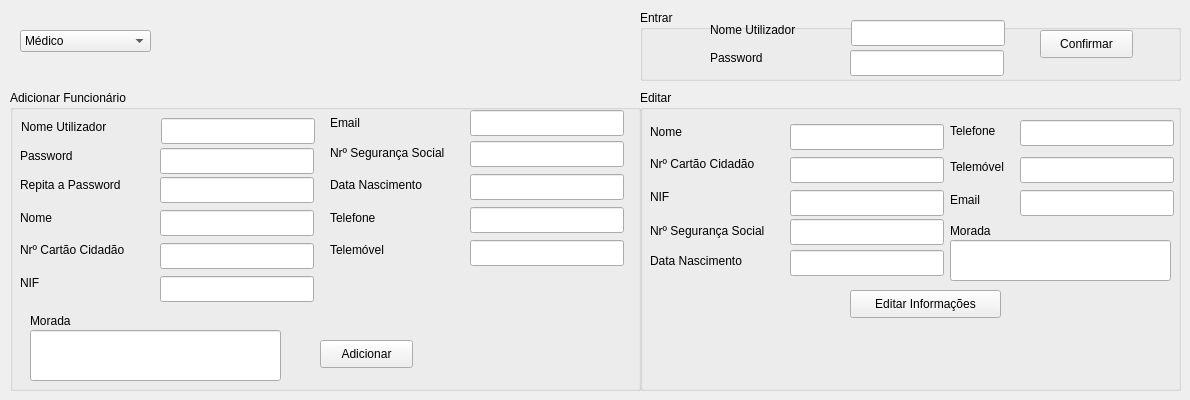
    <widget class="QWidget" name="tab_3">
     <attribute name="title">
      <string>Funcionários</string>
     </attribute>
     <widget class="QGroupBox" name="groupBox">
      <property name="geometry">
       <rect>
        <x>10</x>
        <y>90</y>
        <width>631</width>
        <height>301</height>
       </rect>
      </property>
      <property name="title">
       <string>Adicionar Funcionário</string>
      </property>
      <widget class="QLineEdit" name="lineEdit_5">
       <property name="geometry">
        <rect>
         <x>151</x>
         <y>28</y>
         <width>154</width>
         <height>26</height>
        </rect>
       </property>
      </widget>
      <widget class="QLineEdit" name="lineEdit_6">
       <property name="geometry">
        <rect>
         <x>150</x>
         <y>58</y>
         <width>154</width>
         <height>26</height>
        </rect>
       </property>
       <property name="text">
        <string/>
       </property>
       <property name="echoMode">
        <enum>QLineEdit::Password</enum>
       </property>
      </widget>
      <widget class="QLineEdit" name="lineEdit_10">
       <property name="geometry">
        <rect>
         <x>150</x>
         <y>120</y>
         <width>154</width>
         <height>26</height>
        </rect>
       </property>
       <property name="text">
        <string/>
       </property>
      </widget>
      <widget class="QLineEdit" name="lineEdit_11">
       <property name="geometry">
        <rect>
         <x>150</x>
         <y>153</y>
         <width>154</width>
         <height>26</height>
        </rect>
       </property>
      </widget>
      <widget class="QLineEdit" name="lineEdit_12">
       <property name="geometry">
        <rect>
         <x>150</x>
         <y>186</y>
         <width>154</width>
         <height>26</height>
        </rect>
       </property>
      </widget>
      <widget class="QLineEdit" name="lineEdit_13">
       <property name="geometry">
        <rect>
         <x>460</x>
         <y>51</y>
         <width>154</width>
         <height>26</height>
        </rect>
       </property>
      </widget>
      <widget class="QLineEdit" name="lineEdit_14">
       <property name="geometry">
        <rect>
         <x>460</x>
         <y>84</y>
         <width>154</width>
         <height>26</height>
        </rect>
       </property>
      </widget>
      <widget class="QLineEdit" name="lineEdit_15">
       <property name="geometry">
        <rect>
         <x>460</x>
         <y>117</y>
         <width>154</width>
         <height>26</height>
        </rect>
       </property>
      </widget>
      <widget class="QLineEdit" name="lineEdit_16">
       <property name="geometry">
        <rect>
         <x>460</x>
         <y>150</y>
         <width>154</width>
         <height>26</height>
        </rect>
       </property>
      </widget>
      <widget class="QLineEdit" name="lineEdit_28">
       <property name="geometry">
        <rect>
         <x>20</x>
         <y>240</y>
         <width>251</width>
         <height>51</height>
        </rect>
       </property>
      </widget>
      <widget class="QLabel" name="label_36">
       <property name="geometry">
        <rect>
         <x>20</x>
         <y>220</y>
         <width>171</width>
         <height>22</height>
        </rect>
       </property>
       <property name="text">
        <string>Morada</string>
       </property>
      </widget>
      <widget class="QPushButton" name="addEmployee">
       <property name="geometry">
        <rect>
         <x>310</x>
         <y>250</y>
         <width>93</width>
         <height>28</height>
        </rect>
       </property>
       <property name="text">
        <string>Adicionar</string>
       </property>
      </widget>
      <widget class="QLineEdit" name="lineEdit_31">
       <property name="geometry">
        <rect>
         <x>460</x>
         <y>20</y>
         <width>154</width>
         <height>26</height>
        </rect>
       </property>
      </widget>
      <widget class="QLabel" name="label_28">
       <property name="geometry">
        <rect>
         <x>320</x>
         <y>23</y>
         <width>51</width>
         <height>20</height>
        </rect>
       </property>
       <property name="text">
        <string>Email</string>
       </property>
      </widget>
      <widget class="QLabel" name="label_40">
       <property name="geometry">
        <rect>
         <x>10</x>
         <y>85</y>
         <width>131</width>
         <height>20</height>
        </rect>
       </property>
       <property name="text">
        <string>Repita a Password</string>
       </property>
      </widget>
      <widget class="QLineEdit" name="lineEdit_32">
       <property name="geometry">
        <rect>
         <x>150</x>
         <y>87</y>
         <width>154</width>
         <height>26</height>
        </rect>
       </property>
       <property name="text">
        <string/>
       </property>
       <property name="echoMode">
        <enum>QLineEdit::Password</enum>
       </property>
      </widget>
      <widget class="QLabel" name="label_39">
       <property name="geometry">
        <rect>
         <x>10</x>
         <y>56</y>
         <width>61</width>
         <height>20</height>
        </rect>
       </property>
       <property name="text">
        <string>Password</string>
       </property>
      </widget>
      <widget class="QLabel" name="label_38">
       <property name="geometry">
        <rect>
         <x>11</x>
         <y>27</y>
         <width>110</width>
         <height>20</height>
        </rect>
       </property>
       <property name="text">
        <string>Nome Utilizador</string>
       </property>
      </widget>
      <widget class="QLabel" name="label_12">
       <property name="geometry">
        <rect>
         <x>10</x>
         <y>150</y>
         <width>130</width>
         <height>20</height>
        </rect>
       </property>
       <property name="text">
        <string>Nrº Cartão Cidadão</string>
       </property>
      </widget>
      <widget class="QLabel" name="label_11">
       <property name="geometry">
        <rect>
         <x>10</x>
         <y>118</y>
         <width>41</width>
         <height>20</height>
        </rect>
       </property>
       <property name="text">
        <string>Nome</string>
       </property>
      </widget>
      <widget class="QLabel" name="label_14">
       <property name="geometry">
        <rect>
         <x>10</x>
         <y>183</y>
         <width>22</width>
         <height>20</height>
        </rect>
       </property>
       <property name="text">
        <string>NIF</string>
       </property>
      </widget>
      <widget class="QLabel" name="label_27">
       <property name="geometry">
        <rect>
         <x>320</x>
         <y>53</y>
         <width>171</width>
         <height>20</height>
        </rect>
       </property>
       <property name="text">
        <string>Nrº Segurança Social</string>
       </property>
      </widget>
      <widget class="QLabel" name="label_32">
       <property name="geometry">
        <rect>
         <x>320</x>
         <y>85</y>
         <width>115</width>
         <height>20</height>
        </rect>
       </property>
       <property name="text">
        <string>Data Nascimento</string>
       </property>
      </widget>
      <widget class="QLabel" name="label_34">
       <property name="geometry">
        <rect>
         <x>320</x>
         <y>150</y>
         <width>68</width>
         <height>20</height>
        </rect>
       </property>
       <property name="text">
        <string>Telemóvel</string>
       </property>
      </widget>
      <widget class="QLabel" name="label_33">
       <property name="geometry">
        <rect>
         <x>320</x>
         <y>118</y>
         <width>57</width>
         <height>20</height>
        </rect>
       </property>
       <property name="text">
        <string>Telefone</string>
       </property>
      </widget>
     </widget>
     <widget class="QComboBox" name="comboBox_3">
      <property name="geometry">
       <rect>
        <x>20</x>
        <y>30</y>
        <width>131</width>
        <height>22</height>
       </rect>
      </property>
      <item>
       <property name="text">
        <string>Médico</string>
       </property>
      </item>
      <item>
       <property name="text">
        <string>Administrativo</string>
       </property>
      </item>
      <item>
       <property name="text">
        <string>Enfermeiro</string>
       </property>
      </item>
     </widget>
     <widget class="QGroupBox" name="groupBox_2">
      <property name="geometry">
       <rect>
        <x>640</x>
        <y>90</y>
        <width>541</width>
        <height>301</height>
       </rect>
      </property>
      <property name="title">
       <string>Editar</string>
      </property>
      <widget class="QLineEdit" name="lineEdit_74">
       <property name="geometry">
        <rect>
         <x>150</x>
         <y>34</y>
         <width>154</width>
         <height>26</height>
        </rect>
       </property>
       <property name="text">
        <string/>
       </property>
      </widget>
      <widget class="QLineEdit" name="lineEdit_75">
       <property name="geometry">
        <rect>
         <x>150</x>
         <y>67</y>
         <width>154</width>
         <height>26</height>
        </rect>
       </property>
      </widget>
      <widget class="QLineEdit" name="lineEdit_76">
       <property name="geometry">
        <rect>
         <x>150</x>
         <y>100</y>
         <width>154</width>
         <height>26</height>
        </rect>
       </property>
      </widget>
      <widget class="QLineEdit" name="lineEdit_77">
       <property name="geometry">
        <rect>
         <x>150</x>
         <y>129</y>
         <width>154</width>
         <height>26</height>
        </rect>
       </property>
      </widget>
      <widget class="QLineEdit" name="lineEdit_78">
       <property name="geometry">
        <rect>
         <x>150</x>
         <y>160</y>
         <width>154</width>
         <height>26</height>
        </rect>
       </property>
      </widget>
      <widget class="QLineEdit" name="lineEdit_79">
       <property name="geometry">
        <rect>
         <x>380</x>
         <y>30</y>
         <width>154</width>
         <height>26</height>
        </rect>
       </property>
      </widget>
      <widget class="QLineEdit" name="lineEdit_80">
       <property name="geometry">
        <rect>
         <x>380</x>
         <y>67</y>
         <width>154</width>
         <height>26</height>
        </rect>
       </property>
      </widget>
      <widget class="QLineEdit" name="lineEdit_81">
       <property name="geometry">
        <rect>
         <x>310</x>
         <y>150</y>
         <width>221</width>
         <height>41</height>
        </rect>
       </property>
      </widget>
      <widget class="QLabel" name="label_75">
       <property name="geometry">
        <rect>
         <x>310</x>
         <y>130</y>
         <width>171</width>
         <height>22</height>
        </rect>
       </property>
       <property name="text">
        <string>Morada</string>
       </property>
      </widget>
      <widget class="QLineEdit" name="lineEdit_84">
       <property name="geometry">
        <rect>
         <x>380</x>
         <y>100</y>
         <width>154</width>
         <height>26</height>
        </rect>
       </property>
      </widget>
      <widget class="QLabel" name="label_80">
       <property name="geometry">
        <rect>
         <x>10</x>
         <y>64</y>
         <width>130</width>
         <height>20</height>
        </rect>
       </property>
       <property name="text">
        <string>Nrº Cartão Cidadão</string>
       </property>
      </widget>
      <widget class="QLabel" name="label_81">
       <property name="geometry">
        <rect>
         <x>10</x>
         <y>32</y>
         <width>41</width>
         <height>20</height>
        </rect>
       </property>
       <property name="text">
        <string>Nome</string>
       </property>
      </widget>
      <widget class="QLabel" name="label_82">
       <property name="geometry">
        <rect>
         <x>10</x>
         <y>97</y>
         <width>22</width>
         <height>20</height>
        </rect>
       </property>
       <property name="text">
        <string>NIF</string>
       </property>
      </widget>
      <widget class="QLabel" name="label_83">
       <property name="geometry">
        <rect>
         <x>10</x>
         <y>131</y>
         <width>171</width>
         <height>20</height>
        </rect>
       </property>
       <property name="text">
        <string>Nrº Segurança Social</string>
       </property>
      </widget>
      <widget class="QLabel" name="label_84">
       <property name="geometry">
        <rect>
         <x>10</x>
         <y>161</y>
         <width>115</width>
         <height>20</height>
        </rect>
       </property>
       <property name="text">
        <string>Data Nascimento</string>
       </property>
      </widget>
      <widget class="QLabel" name="label_85">
       <property name="geometry">
        <rect>
         <x>310</x>
         <y>67</y>
         <width>68</width>
         <height>20</height>
        </rect>
       </property>
       <property name="text">
        <string>Telemóvel</string>
       </property>
      </widget>
      <widget class="QLabel" name="label_86">
       <property name="geometry">
        <rect>
         <x>310</x>
         <y>31</y>
         <width>57</width>
         <height>20</height>
        </rect>
       </property>
       <property name="text">
        <string>Telefone</string>
       </property>
      </widget>
      <widget class="QLabel" name="label_87">
       <property name="geometry">
        <rect>
         <x>310</x>
         <y>100</y>
         <width>37</width>
         <height>20</height>
        </rect>
       </property>
       <property name="text">
        <string>Email</string>
       </property>
      </widget>
      <widget class="QPushButton" name="editEmployee">
       <property name="geometry">
        <rect>
         <x>210</x>
         <y>200</y>
         <width>151</width>
         <height>28</height>
        </rect>
       </property>
       <property name="text">
        <string>Editar Informações</string>
       </property>
      </widget>
     </widget>
     <widget class="QGroupBox" name="groupBox_3">
      <property name="geometry">
       <rect>
        <x>640</x>
        <y>10</y>
        <width>541</width>
        <height>71</height>
       </rect>
      </property>
      <property name="title">
       <string>Entrar</string>
      </property>
      <widget class="QLineEdit" name="lineEdit_73">
       <property name="geometry">
        <rect>
         <x>210</x>
         <y>40</y>
         <width>154</width>
         <height>26</height>
        </rect>
       </property>
       <property name="text">
        <string/>
       </property>
       <property name="echoMode">
        <enum>QLineEdit::Password</enum>
       </property>
      </widget>
      <widget class="QLineEdit" name="lineEdit_72">
       <property name="geometry">
        <rect>
         <x>211</x>
         <y>10</y>
         <width>154</width>
         <height>26</height>
        </rect>
       </property>
      </widget>
      <widget class="QLabel" name="label_78">
       <property name="geometry">
        <rect>
         <x>70</x>
         <y>38</y>
         <width>61</width>
         <height>20</height>
        </rect>
       </property>
       <property name="text">
        <string>Password</string>
       </property>
      </widget>
      <widget class="QPushButton" name="loginEmployee">
       <property name="geometry">
        <rect>
         <x>400</x>
         <y>20</y>
         <width>93</width>
         <height>28</height>
        </rect>
       </property>
       <property name="text">
        <string>Confirmar</string>
       </property>
      </widget>
      <widget class="QLabel" name="label_79">
       <property name="geometry">
        <rect>
         <x>70</x>
         <y>10</y>
         <width>110</width>
         <height>20</height>
        </rect>
       </property>
       <property name="text">
        <string>Nome Utilizador</string>
       </property>
      </widget>
     </widget>
    </widget>
